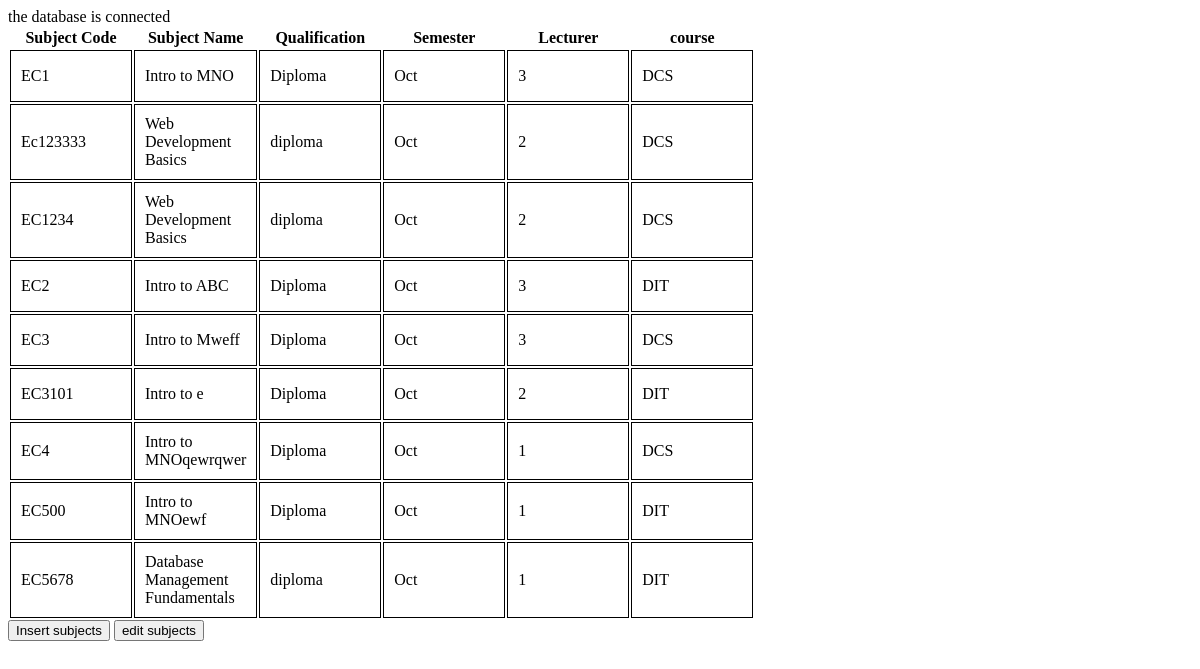
Page /viewsubject.php on the earlier database version.
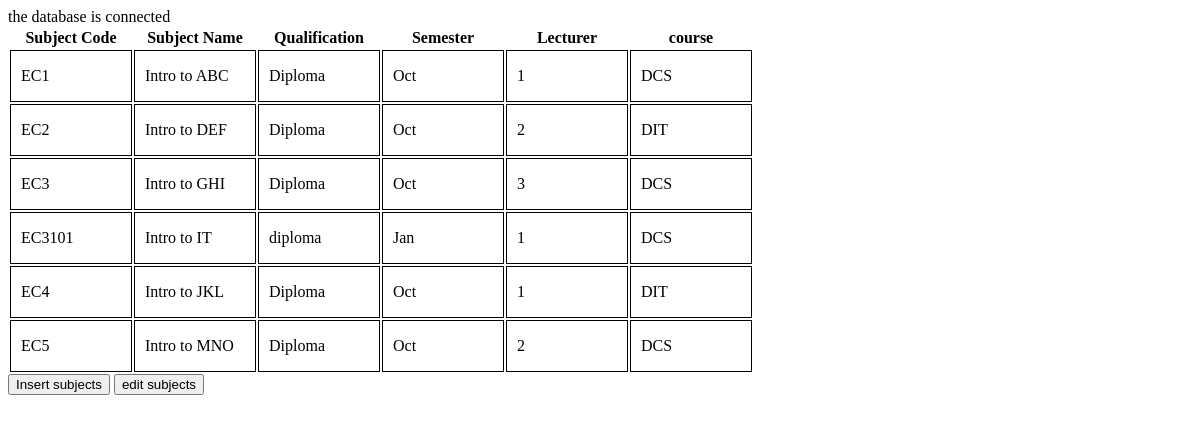
Same page on the later database version.
### tables this page shows
CREATE TABLE `subject` (
  `subID` varchar(11) NOT NULL,
  `subname` varchar(100) DEFAULT NULL,
  `qualification` varchar(100) DEFAULT NULL,
  `sem` varchar(100) DEFAULT NULL,
  `lecid` int(11) DEFAULT NULL,
  `course` varchar(100) DEFAULT NULL
);

### viewsubject.php (the view, shortened to what this page needs)
<!DOCTYPE html>
<html lang="en">
<head>
</head>
<?php
include ('config.php');
$sql = "SELECT * FROM subject ";
$result = $mysqli->query($sql);
if ($result->num_rows > 0) {
  echo "<table><tr><th>Subject Code</th><th>Subject Name</th><th>Qualification</th><th>Semester</th><th>Lecturer</th><th>course</th></tr>";
  while($row = $result->fetch_assoc()) {
    echo "<tr><td>".$row["subID"]."</td>
              <td>".$row["subname"]."</td>
              <td>".$row["qualification"]."</td>
              <td>".$row["sem"]."</td>
              <td>".$row["lecid"]."</td>
              <td>".$row["course"]."</td>
          </tr>";
  }
  echo "</table>";
} else {
  echo "0 results";
}
?>
<button onclick="window.location.href='insertsubject.php';">Insert subjects</button>
<button onclick="window.location.href='editsubject.php';">edit subjects</button>

### config.php (shortened to what this page needs)
<?php
$mysqli = new mysqli("localhost","root","","fyptimetable");
if ($mysqli -> connect_errno) {
echo "Failed to connect to MySQL: " . $mysqli -> connect_error; exit();
}else{
    echo "<br>";
}
?>

### viewsubject.php (style rules this page uses)
td { height: 30px; border: 1px solid #000; padding: 10px; width: 100px; }

Differences in the rows shown:
removed subject: subID "Ec123333", subname "Web Development Basics", qualification "diploma", sem "Oct", lecid "2", course "DCS"
removed subject: subID "EC1234", subname "Web Development Basics", qualification "diploma", sem "Oct", lecid "2", course "DCS"
removed subject: subID "EC500", subname "Intro to MNOewf", qualification "Diploma", sem "Oct", lecid "1", course "DIT"
removed subject: subID "EC5678", subname "Database Management Fundamentals", qualification "diploma", sem "Oct", lecid "1", course "DIT"
changed subject "EC1": subname "Intro to MNO" → "Intro to ABC"; lecid "3" → "1"
changed subject "EC2": subname "Intro to ABC" → "Intro to DEF"; lecid "3" → "2"
changed subject "EC3": subname "Intro to Mweff" → "Intro to GHI"
changed subject "EC3101": subname "Intro to e" → "Intro to IT"; qualification "Diploma" → "diploma"; sem "Oct" → "Jan"; lecid "2" → "1"; course "DIT" → "DCS"
changed subject "EC4": subname "Intro to MNOqewrqwer" → "Intro to JKL"; course "DCS" → "DIT"
added subject: subID "EC5", subname "Intro to MNO", qualification "Diploma", sem "Oct", lecid "2", course "DCS"
